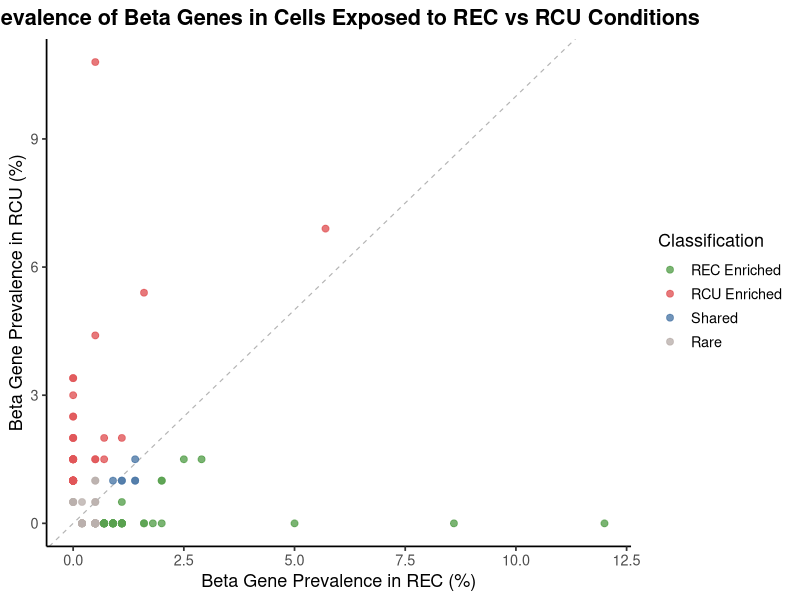
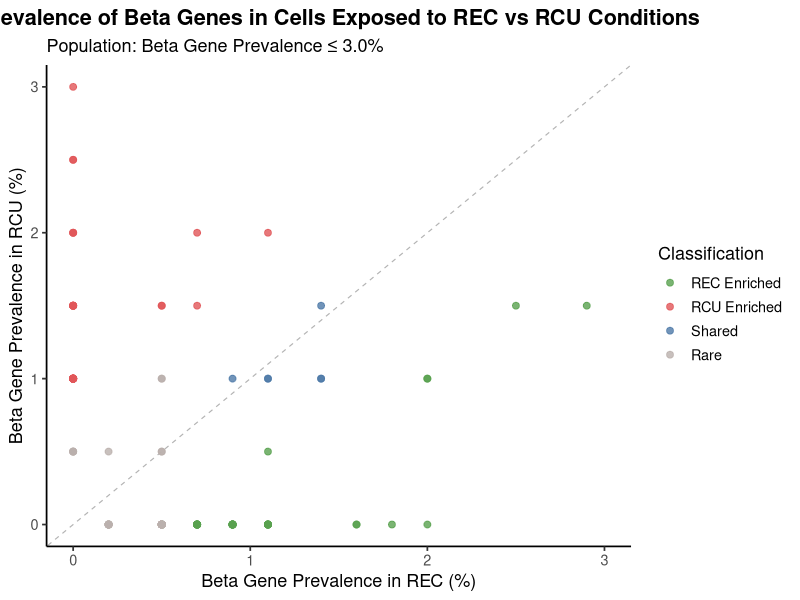
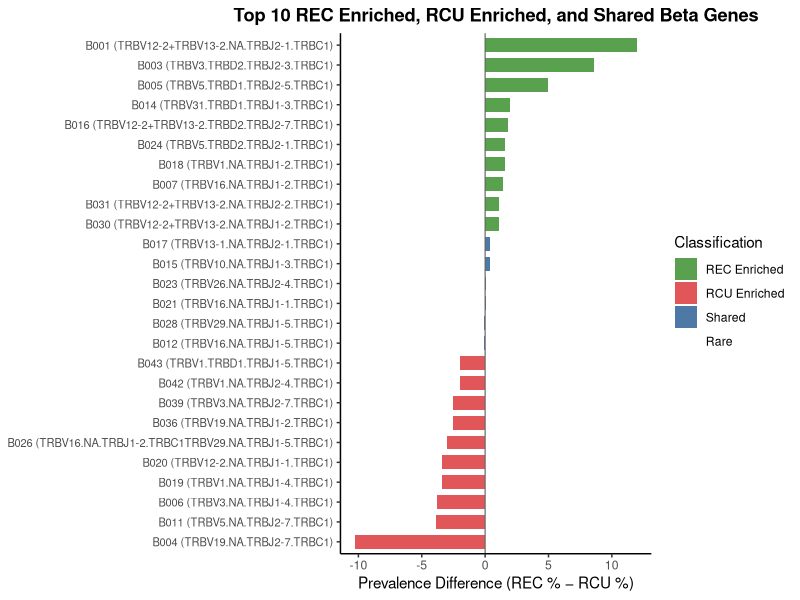

These charts were generated, in order, by the following R code:
suppressPackageStartupMessages({
  library(dplyr)
  library(tidyr)
  library(ggplot2)
  library(svglite)
})


# Condition palette — matches project-wide convention (Module 03/04)
pal_cond <- c("REC" = "#59A14F", "RCU" = "#E15759")
pal_class <- c(
  "REC Enriched" = pal_cond[["REC"]],
  "RCU Enriched" = pal_cond[["RCU"]],
  "Shared"       = "#4E79A7",
  "Rare"         = "#BAB0AC"
)

# ==============================================================================
# I. LOAD ANALYSIS SET
# ==============================================================================

acell <- read.csv("../objects/BETA_GENE_ACELL.csv", stringsAsFactors = FALSE) %>%
  filter(ANL01FL == "Y")

n_rec <- sum(acell$COND == "REC")
n_rcu <- sum(acell$COND == "RCU")
cat(sprintf("Analysis set: %d cells (REC = %d, RCU = %d)\n", nrow(acell), n_rec, n_rcu))

# ==============================================================================
# II. PER-GENE PREVALENCE WITHIN CONDITION
# ==============================================================================

gene_counts <- acell %>%
  count(BETAGC, BETAGENE_C, COND, name = "n") %>%
  pivot_wider(names_from = COND, values_from = n, values_fill = 0) %>%
  rename(REC_n = REC, RCU_n = RCU) %>%
  mutate(
    REC_pct = round(100 * REC_n / n_rec, 1),
    RCU_pct = round(100 * RCU_n / n_rcu, 1),
    delta     = round(REC_pct - RCU_pct, 1),
    abs_delta = abs(delta)
  )

# ==============================================================================
# III. CLASSIFICATION
# ==============================================================================
# REC Enriched : delta > 0.5
# RCU Enriched : delta < -0.5
# Shared       : |delta| <= 0.5 and observed >= 3 times in either condition
# Rare         : |delta| <= 0.5 and observed < 3 times in both conditions

gene_counts <- gene_counts %>%
  mutate(
    class = case_when(
      delta >  0.5                                  ~ "REC Enriched",
      delta < -0.5                                  ~ "RCU Enriched",
      REC_n >= 3 | RCU_n >= 3                        ~ "Shared",
      TRUE                                           ~ "Rare"
    ),
    class = factor(class, levels = c("REC Enriched", "RCU Enriched", "Shared", "Rare"))
  )

table_a3 <- gene_counts %>%
  arrange(desc(abs_delta), BETAGC) %>%
  mutate(rank = row_number()) %>%
  select(rank, BETAGC, BETAGENE_C, REC_n, REC_pct, RCU_n, RCU_pct, delta, abs_delta, class)

write.csv(table_a3, "../objects/TABLE_A3_gene_prevalence_within_condition.csv", row.names = FALSE)

n_genes <- nrow(table_a3)
class_summary <- table_a3 %>%
  count(class, name = "n") %>%
  mutate(pct = round(100 * n / n_genes, 1))

cat(sprintf("\nTotal unique genes: %d\n", n_genes))
cat("Classification summary:\n")
print(class_summary)
cat("Saved TABLE_A3: gene prevalence within condition\n")

# ==============================================================================
# IV. TABLE 3 — TOP 10 REC ENRICHED, TOP 10 RCU ENRICHED, ALL SHARED
# ==============================================================================

top_rec    <- table_a3 %>% filter(class == "REC Enriched") %>% arrange(desc(delta)) %>% slice_head(n = 10)
top_rcu    <- table_a3 %>% filter(class == "RCU Enriched") %>% arrange(delta)       %>% slice_head(n = 10)
all_shared <- table_a3 %>% filter(class == "Shared")

table3 <- bind_rows(top_rec, top_rcu, all_shared) %>%
  arrange(rank)

write.csv(table3, "../objects/TABLE3_top_enriched_shared_genes.csv", row.names = FALSE)
cat(sprintf("\nSaved TABLE3: top %d REC enriched, top %d RCU enriched, %d shared genes\n",
            nrow(top_rec), nrow(top_rcu), nrow(all_shared)))

# ==============================================================================
# V. FIGURE 2 — PREVALENCE SCATTER (REC % vs RCU %), ALL GENES
# ==============================================================================

p_scatter <- ggplot(table_a3, aes(x = REC_pct, y = RCU_pct, color = class)) +
  geom_abline(slope = 1, intercept = 0, linetype = "dashed", color = "grey70", linewidth = 0.4) +
  geom_point(size = 2, alpha = 0.8) +
  scale_color_manual(values = pal_class, name = "Classification", drop = FALSE) +
  theme_classic(base_size = 13) +
  theme(panel.grid = element_blank(),
        plot.title = element_text(face = "bold", hjust = 0.5)) +
  labs(title = "Prevalence of Beta Genes in Cells Exposed to REC vs RCU Conditions",
       x = "Beta Gene Prevalence in REC (%)", y = "Beta Gene Prevalence in RCU (%)")

svglite("../figures/beta_gene_prevalence_scatter.svg", width = 6.5, height = 5.5)
print(p_scatter)
dev.off()
cat("Saved: ../figures/beta_gene_prevalence_scatter.svg\n")

# ==============================================================================
# VI. FIGURE 3 — ZOOMED VIEW (<= 3.0% ON BOTH AXES)
# ==============================================================================

p_scatter_zoom <- p_scatter +
  coord_cartesian(xlim = c(0, 3), ylim = c(0, 3)) +
  labs(title = "Prevalence of Beta Genes in Cells Exposed to REC vs RCU Conditions",
       subtitle = "Population: Beta Gene Prevalence ≤ 3.0%")

svglite("../figures/beta_gene_prevalence_scatter_zoomed.svg", width = 6.5, height = 5.5)
print(p_scatter_zoom)
dev.off()
cat("Saved: ../figures/beta_gene_prevalence_scatter_zoomed.svg\n")

# ==============================================================================
# VII. FIGURE 4 — TOP REC/RCU ENRICHED + SHARED GENES (DIVERGING BAR)
# ==============================================================================

bar_df <- table3 %>%
  mutate(gene_label = paste0(BETAGC, " (", BETAGENE_C, ")")) %>%
  arrange(delta) %>%
  mutate(gene_label = factor(gene_label, levels = gene_label))

p_bar <- ggplot(bar_df, aes(x = delta, y = gene_label, fill = class)) +
  geom_col(width = 0.7) +
  geom_vline(xintercept = 0, color = "grey40", linewidth = 0.4) +
  scale_fill_manual(values = pal_class, name = "Classification", drop = FALSE) +
  theme_classic(base_size = 11) +
  theme(panel.grid = element_blank(),
        plot.title = element_text(face = "bold", hjust = 0.5),
        axis.text.y = element_text(size = 8)) +
  labs(title = "Top 10 REC Enriched, RCU Enriched, and Shared Beta Genes",
       x = "Prevalence Difference (REC % − RCU %)", y = NULL)

svglite("../figures/beta_gene_top_enriched_shared_bar.svg", width = 8, height = 8)
print(p_bar)
dev.off()
cat("Saved: ../figures/beta_gene_top_enriched_shared_bar.svg\n")

cat("\n=== Gene prevalence within condition analysis complete ===\n")
